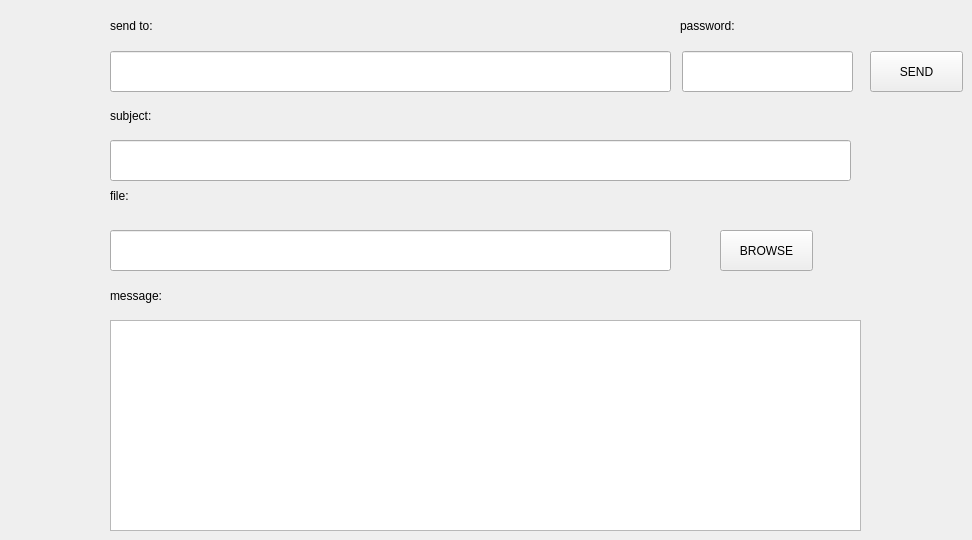
      <widget class="QWidget" name="ttt">
       <attribute name="title">
        <string>MAILLING</string>
       </attribute>
       <widget class="QPlainTextEdit" name="msg">
        <property name="geometry">
         <rect>
          <x>110</x>
          <y>320</y>
          <width>751</width>
          <height>211</height>
         </rect>
        </property>
       </widget>
       <widget class="QLabel" name="label_10">
        <property name="geometry">
         <rect>
          <x>110</x>
          <y>270</y>
          <width>56</width>
          <height>51</height>
         </rect>
        </property>
        <property name="text">
         <string>message:</string>
        </property>
       </widget>
       <widget class="QLineEdit" name="rcpt">
        <property name="geometry">
         <rect>
          <x>110</x>
          <y>51</y>
          <width>561</width>
          <height>41</height>
         </rect>
        </property>
       </widget>
       <widget class="QLineEdit" name="mail_pass">
        <property name="geometry">
         <rect>
          <x>682</x>
          <y>51</y>
          <width>171</width>
          <height>41</height>
         </rect>
        </property>
       </widget>
       <widget class="QPushButton" name="SEND">
        <property name="geometry">
         <rect>
          <x>870</x>
          <y>51</y>
          <width>93</width>
          <height>41</height>
         </rect>
        </property>
        <property name="text">
         <string>SEND</string>
        </property>
       </widget>
       <widget class="QLabel" name="label_12">
        <property name="geometry">
         <rect>
          <x>110</x>
          <y>0</y>
          <width>56</width>
          <height>51</height>
         </rect>
        </property>
        <property name="text">
         <string>send to:</string>
        </property>
       </widget>
       <widget class="QLabel" name="label_13">
        <property name="geometry">
         <rect>
          <x>680</x>
          <y>0</y>
          <width>56</width>
          <height>51</height>
         </rect>
        </property>
        <property name="text">
         <string>password:</string>
        </property>
       </widget>
       <widget class="QLineEdit" name="subject">
        <property name="geometry">
         <rect>
          <x>110</x>
          <y>140</y>
          <width>741</width>
          <height>41</height>
         </rect>
        </property>
       </widget>
       <widget class="QLabel" name="label_14">
        <property name="geometry">
         <rect>
          <x>110</x>
          <y>90</y>
          <width>56</width>
          <height>51</height>
         </rect>
        </property>
        <property name="text">
         <string>subject:</string>
        </property>
       </widget>
       <widget class="QLabel" name="label_15">
        <property name="geometry">
         <rect>
          <x>110</x>
          <y>170</y>
          <width>56</width>
          <height>51</height>
         </rect>
        </property>
        <property name="text">
         <string>file:</string>
        </property>
       </widget>
       <widget class="QLineEdit" name="file">
        <property name="geometry">
         <rect>
          <x>110</x>
          <y>230</y>
          <width>561</width>
          <height>41</height>
         </rect>
        </property>
       </widget>
       <widget class="QPushButton" name="BROWSE">
        <property name="geometry">
         <rect>
          <x>720</x>
          <y>230</y>
          <width>93</width>
          <height>41</height>
         </rect>
        </property>
        <property name="text">
         <string>BROWSE</string>
        </property>
       </widget>
      </widget>
